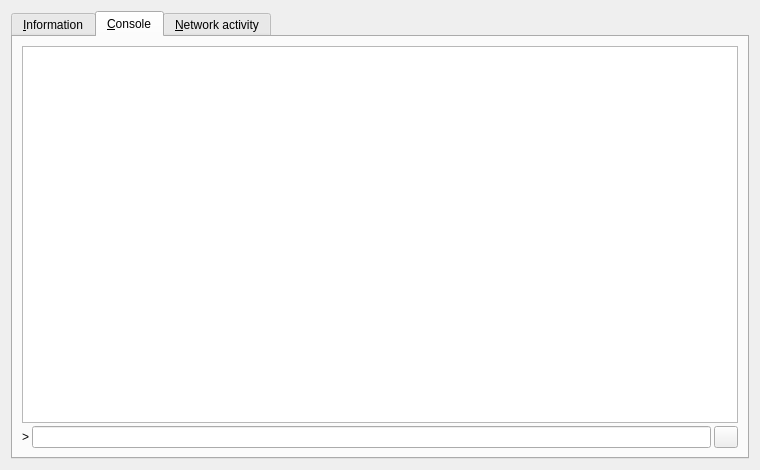
<?xml version="1.0" encoding="UTF-8"?>
<ui version="4.0">
 <class>RPCConsole</class>
 <widget class="QDialog" name="RPCConsole">
  <property name="geometry">
   <rect>
    <x>0</x>
    <y>0</y>
    <width>760</width>
    <height>470</height>
   </rect>
  </property>
  <property name="windowTitle">
   <string>Orbitcoin - RPC Console</string>
  </property>
  <layout class="QVBoxLayout" name="verticalLayout_2">
   <item>
    <widget class="QTabWidget" name="tabWidget">
     <property name="currentIndex">
      <number>1</number>
     </property>
     <widget class="QWidget" name="tab_info">
      <attribute name="title">
       <string>&amp;Information</string>
      </attribute>
      <layout class="QGridLayout" name="gridLayout" columnstretch="0,1">
       <property name="horizontalSpacing">
        <number>12</number>
       </property>
       <item row="0" column="0">
        <widget class="QLabel" name="label_9">
         <property name="font">
          <font>
           <weight>75</weight>
           <bold>true</bold>
          </font>
         </property>
         <property name="text">
          <string>Orbitcoin Core</string>
         </property>
        </widget>
       </item>
       <item row="1" column="0">
        <widget class="QLabel" name="label_5">
         <property name="text">
          <string>Client name</string>
         </property>
        </widget>
       </item>
       <item row="1" column="1">
        <widget class="QLabel" name="clientName">
         <property name="cursor">
          <cursorShape>IBeamCursor</cursorShape>
         </property>
         <property name="text">
          <string>N/A</string>
         </property>
         <property name="textFormat">
          <enum>Qt::PlainText</enum>
         </property>
         <property name="textInteractionFlags">
          <set>Qt::LinksAccessibleByMouse|Qt::TextSelectableByKeyboard|Qt::TextSelectableByMouse</set>
         </property>
        </widget>
       </item>
       <item row="2" column="0">
        <widget class="QLabel" name="label_6">
         <property name="text">
          <string>Client version</string>
         </property>
        </widget>
       </item>
       <item row="2" column="1">
        <widget class="QLabel" name="clientVersion">
         <property name="cursor">
          <cursorShape>IBeamCursor</cursorShape>
         </property>
         <property name="text">
          <string>N/A</string>
         </property>
         <property name="textFormat">
          <enum>Qt::PlainText</enum>
         </property>
         <property name="textInteractionFlags">
          <set>Qt::LinksAccessibleByMouse|Qt::TextSelectableByKeyboard|Qt::TextSelectableByMouse</set>
         </property>
        </widget>
       </item>
       <item row="3" column="0">
        <widget class="QLabel" name="label_14">
         <property name="text">
          <string>Using OpenSSL version</string>
         </property>
         <property name="indent">
          <number>10</number>
         </property>
        </widget>
       </item>
       <item row="3" column="1">
        <widget class="QLabel" name="openSSLVersion">
         <property name="cursor">
          <cursorShape>IBeamCursor</cursorShape>
         </property>
         <property name="text">
          <string>N/A</string>
         </property>
         <property name="textFormat">
          <enum>Qt::PlainText</enum>
         </property>
         <property name="textInteractionFlags">
          <set>Qt::LinksAccessibleByMouse|Qt::TextSelectableByKeyboard|Qt::TextSelectableByMouse</set>
         </property>
        </widget>
       </item>
       <item row="4" column="0">
        <widget class="QLabel" name="label_12">
         <property name="text">
          <string>Build date</string>
         </property>
        </widget>
       </item>
       <item row="4" column="1">
        <widget class="QLabel" name="buildDate">
         <property name="cursor">
          <cursorShape>IBeamCursor</cursorShape>
         </property>
         <property name="text">
          <string>N/A</string>
         </property>
         <property name="textFormat">
          <enum>Qt::PlainText</enum>
         </property>
         <property name="textInteractionFlags">
          <set>Qt::LinksAccessibleByMouse|Qt::TextSelectableByKeyboard|Qt::TextSelectableByMouse</set>
         </property>
        </widget>
       </item>
       <item row="5" column="0">
        <widget class="QLabel" name="label_13">
         <property name="text">
          <string>Startup time</string>
         </property>
        </widget>
       </item>
       <item row="5" column="1">
        <widget class="QLabel" name="startupTime">
         <property name="cursor">
          <cursorShape>IBeamCursor</cursorShape>
         </property>
         <property name="text">
          <string>N/A</string>
         </property>
         <property name="textFormat">
          <enum>Qt::PlainText</enum>
         </property>
         <property name="textInteractionFlags">
          <set>Qt::LinksAccessibleByMouse|Qt::TextSelectableByKeyboard|Qt::TextSelectableByMouse</set>
         </property>
        </widget>
       </item>
       <item row="6" column="0">
        <widget class="QLabel" name="label_11">
         <property name="font">
          <font>
           <weight>75</weight>
           <bold>true</bold>
          </font>
         </property>
         <property name="text">
          <string>Network</string>
         </property>
        </widget>
       </item>
       <item row="7" column="0">
        <widget class="QLabel" name="label_7">
         <property name="text">
          <string>Number of connections</string>
         </property>
        </widget>
       </item>
       <item row="7" column="1">
        <widget class="QLabel" name="numberOfConnections">
         <property name="cursor">
          <cursorShape>IBeamCursor</cursorShape>
         </property>
         <property name="text">
          <string>N/A</string>
         </property>
         <property name="textFormat">
          <enum>Qt::PlainText</enum>
         </property>
         <property name="textInteractionFlags">
          <set>Qt::LinksAccessibleByMouse|Qt::TextSelectableByKeyboard|Qt::TextSelectableByMouse</set>
         </property>
        </widget>
       </item>
       <item row="8" column="0">
        <widget class="QLabel" name="label_8">
         <property name="text">
          <string>On testnet</string>
         </property>
        </widget>
       </item>
       <item row="8" column="1">
        <widget class="QCheckBox" name="isTestNet">
         <property name="enabled">
          <bool>false</bool>
         </property>
         <property name="text">
          <string/>
         </property>
        </widget>
       </item>
       <item row="9" column="0">
        <widget class="QLabel" name="label_10">
         <property name="font">
          <font>
           <weight>75</weight>
           <bold>true</bold>
          </font>
         </property>
         <property name="text">
          <string>Block chain</string>
         </property>
        </widget>
       </item>
       <item row="10" column="0">
        <widget class="QLabel" name="label_3">
         <property name="text">
          <string>Current number of blocks</string>
         </property>
        </widget>
       </item>
       <item row="10" column="1">
        <widget class="QLabel" name="numberOfBlocks">
         <property name="cursor">
          <cursorShape>IBeamCursor</cursorShape>
         </property>
         <property name="text">
          <string>N/A</string>
         </property>
         <property name="textFormat">
          <enum>Qt::PlainText</enum>
         </property>
         <property name="textInteractionFlags">
          <set>Qt::LinksAccessibleByMouse|Qt::TextSelectableByKeyboard|Qt::TextSelectableByMouse</set>
         </property>
        </widget>
       </item>
       <item row="11" column="0">
        <widget class="QLabel" name="label_4">
         <property name="text">
          <string>Estimated total blocks</string>
         </property>
        </widget>
       </item>
       <item row="11" column="1">
        <widget class="QLabel" name="totalBlocks">
         <property name="cursor">
          <cursorShape>IBeamCursor</cursorShape>
         </property>
         <property name="text">
          <string>N/A</string>
         </property>
         <property name="textFormat">
          <enum>Qt::PlainText</enum>
         </property>
         <property name="textInteractionFlags">
          <set>Qt::LinksAccessibleByMouse|Qt::TextSelectableByKeyboard|Qt::TextSelectableByMouse</set>
         </property>
        </widget>
       </item>
       <item row="12" column="0">
        <widget class="QLabel" name="label_2">
         <property name="text">
          <string>Last block time</string>
         </property>
        </widget>
       </item>
       <item row="12" column="1">
        <widget class="QLabel" name="lastBlockTime">
         <property name="cursor">
          <cursorShape>IBeamCursor</cursorShape>
         </property>
         <property name="text">
          <string>N/A</string>
         </property>
         <property name="textFormat">
          <enum>Qt::PlainText</enum>
         </property>
         <property name="textInteractionFlags">
          <set>Qt::LinksAccessibleByMouse|Qt::TextSelectableByKeyboard|Qt::TextSelectableByMouse</set>
         </property>
        </widget>
       </item>
       <item row="13" column="0">
        <spacer name="verticalSpacer_2">
         <property name="orientation">
          <enum>Qt::Vertical</enum>
         </property>
         <property name="sizeHint" stdset="0">
          <size>
           <width>20</width>
           <height>20</height>
          </size>
         </property>
        </spacer>
       </item>
       <item row="14" column="0">
        <widget class="QLabel" name="labelDebugLogfile">
         <property name="font">
          <font>
           <weight>75</weight>
           <bold>true</bold>
          </font>
         </property>
         <property name="text">
          <string>Debug log file</string>
         </property>
        </widget>
       </item>
       <item row="15" column="0">
        <widget class="QPushButton" name="openDebugLogfileButton">
         <property name="toolTip">
          <string>Open the Orbitcoin debug log file from the current data directory. This can take a few seconds for large log files.</string>
         </property>
         <property name="text">
          <string>&amp;Open</string>
         </property>
         <property name="autoDefault">
          <bool>false</bool>
         </property>
        </widget>
       </item>
       <item row="16" column="0">
        <widget class="QLabel" name="labelCLOptions">
         <property name="font">
          <font>
           <weight>75</weight>
           <bold>true</bold>
          </font>
         </property>
         <property name="text">
          <string>Command-line options</string>
         </property>
        </widget>
       </item>
       <item row="17" column="0">
        <widget class="QPushButton" name="showCLOptionsButton">
         <property name="toolTip">
          <string>Show the Orbitcoin-Qt help message to get a list with possible Orbitcoin command-line options.</string>
         </property>
         <property name="text">
          <string>&amp;Show</string>
         </property>
         <property name="autoDefault">
          <bool>false</bool>
         </property>
        </widget>
       </item>
       <item row="18" column="0">
        <spacer name="verticalSpacer">
         <property name="orientation">
          <enum>Qt::Vertical</enum>
         </property>
         <property name="sizeHint" stdset="0">
          <size>
           <width>20</width>
           <height>40</height>
          </size>
         </property>
        </spacer>
       </item>
      </layout>
     </widget>
     <widget class="QWidget" name="tab_console">
      <attribute name="title">
       <string>&amp;Console</string>
      </attribute>
      <layout class="QVBoxLayout" name="verticalLayout_3">
       <property name="spacing">
        <number>3</number>
       </property>
       <item>
        <widget class="QTextEdit" name="messagesWidget">
         <property name="minimumSize">
          <size>
           <width>0</width>
           <height>100</height>
          </size>
         </property>
         <property name="readOnly">
          <bool>true</bool>
         </property>
         <property name="tabKeyNavigation" stdset="0">
          <bool>false</bool>
         </property>
         <property name="columnCount" stdset="0">
          <number>2</number>
         </property>
        </widget>
       </item>
       <item>
        <layout class="QHBoxLayout" name="horizontalLayout">
         <property name="spacing">
          <number>3</number>
         </property>
         <item>
          <widget class="QLabel" name="label">
           <property name="text">
            <string notr="true">&gt;</string>
           </property>
          </widget>
         </item>
         <item>
          <widget class="QLineEdit" name="lineEdit"/>
         </item>
         <item>
          <widget class="QPushButton" name="clearButton">
           <property name="maximumSize">
            <size>
             <width>24</width>
             <height>24</height>
            </size>
           </property>
           <property name="toolTip">
            <string>Clear console</string>
           </property>
           <property name="text">
            <string/>
           </property>
           <property name="icon">
            <iconset resource="../bitcoin.qrc">
             <normaloff>:/icons/remove</normaloff>:/icons/remove</iconset>
           </property>
           <property name="shortcut">
            <string notr="true">Ctrl+L</string>
           </property>
           <property name="autoDefault">
            <bool>false</bool>
           </property>
          </widget>
         </item>
        </layout>
       </item>
      </layout>
     </widget>
     <widget class="QWidget" name="tab_nettraffic">
      <attribute name="title">
       <string>&amp;Network activity</string>
      </attribute>
      <layout class="QHBoxLayout" name="horizontalLayout_3">
       <item>
        <layout class="QVBoxLayout" name="verticalLayout_4">
         <item>
          <widget class="TrafficGraphWidget" name="trafficGraph" native="true">
           <property name="sizePolicy">
            <sizepolicy hsizetype="Expanding" vsizetype="Expanding">
             <horstretch>0</horstretch>
             <verstretch>0</verstretch>
            </sizepolicy>
           </property>
          </widget>
         </item>
         <item>
          <layout class="QHBoxLayout" name="horizontalLayout_2">
           <item>
            <widget class="Line" name="line">
             <property name="sizePolicy">
              <sizepolicy hsizetype="Fixed" vsizetype="Fixed">
               <horstretch>0</horstretch>
               <verstretch>0</verstretch>
              </sizepolicy>
             </property>
             <property name="minimumSize">
              <size>
               <width>10</width>
               <height>0</height>
              </size>
             </property>
             <property name="palette">
              <palette>
               <active>
                <colorrole role="Light">
                 <brush brushstyle="SolidPattern">
                  <color alpha="255">
                   <red>0</red>
                   <green>255</green>
                   <blue>0</blue>
                  </color>
                 </brush>
                </colorrole>
               </active>
               <inactive>
                <colorrole role="Light">
                 <brush brushstyle="SolidPattern">
                  <color alpha="255">
                   <red>0</red>
                   <green>255</green>
                   <blue>0</blue>
                  </color>
                 </brush>
                </colorrole>
               </inactive>
               <disabled>
                <colorrole role="Light">
                 <brush brushstyle="SolidPattern">
                  <color alpha="255">
                   <red>0</red>
                   <green>255</green>
                   <blue>0</blue>
                  </color>
                 </brush>
                </colorrole>
               </disabled>
              </palette>
             </property>
             <property name="orientation">
              <enum>Qt::Horizontal</enum>
             </property>
            </widget>
           </item>
           <item>
            <widget class="QLabel" name="label_16">
             <property name="text">
              <string>Received:</string>
             </property>
            </widget>
           </item>
           <item>
            <widget class="QLabel" name="lblBytesRx">
             <property name="minimumSize">
              <size>
               <width>60</width>
               <height>0</height>
              </size>
             </property>
             <property name="alignment">
              <set>Qt::AlignLeading|Qt::AlignLeft|Qt::AlignVCenter</set>
             </property>
            </widget>
           </item>
           <item>
            <widget class="Line" name="line_2">
             <property name="sizePolicy">
              <sizepolicy hsizetype="Fixed" vsizetype="Fixed">
               <horstretch>0</horstretch>
               <verstretch>0</verstretch>
              </sizepolicy>
             </property>
             <property name="minimumSize">
              <size>
               <width>10</width>
               <height>0</height>
              </size>
             </property>
             <property name="palette">
              <palette>
               <active>
                <colorrole role="Light">
                 <brush brushstyle="SolidPattern">
                  <color alpha="255">
                   <red>255</red>
                   <green>0</green>
                   <blue>0</blue>
                  </color>
                 </brush>
                </colorrole>
               </active>
               <inactive>
                <colorrole role="Light">
                 <brush brushstyle="SolidPattern">
                  <color alpha="255">
                   <red>255</red>
                   <green>0</green>
                   <blue>0</blue>
                  </color>
                 </brush>
                </colorrole>
               </inactive>
               <disabled>
                <colorrole role="Light">
                 <brush brushstyle="SolidPattern">
                  <color alpha="255">
                   <red>255</red>
                   <green>0</green>
                   <blue>0</blue>
                  </color>
                 </brush>
                </colorrole>
               </disabled>
              </palette>
             </property>
             <property name="orientation">
              <enum>Qt::Horizontal</enum>
             </property>
            </widget>
           </item>
           <item>
            <widget class="QLabel" name="label_17">
             <property name="text">
              <string>Transmitted:</string>
             </property>
            </widget>
           </item>
           <item>
            <widget class="QLabel" name="lblBytesTx">
             <property name="minimumSize">
              <size>
               <width>60</width>
               <height>0</height>
              </size>
             </property>
             <property name="alignment">
              <set>Qt::AlignLeading|Qt::AlignLeft|Qt::AlignVCenter</set>
             </property>
            </widget>
           </item>
           <item>
            <widget class="QSlider" name="sldGraphRange">
             <property name="minimum">
              <number>1</number>
             </property>
             <property name="maximum">
              <number>288</number>
             </property>
             <property name="pageStep">
              <number>12</number>
             </property>
             <property name="value">
              <number>6</number>
             </property>
             <property name="orientation">
              <enum>Qt::Horizontal</enum>
             </property>
            </widget>
           </item>
           <item>
            <widget class="QLabel" name="lblGraphRange">
             <property name="minimumSize">
              <size>
               <width>70</width>
               <height>0</height>
              </size>
             </property>
             <property name="alignment">
              <set>Qt::AlignCenter</set>
             </property>
            </widget>
           </item>
           <item>
            <widget class="QPushButton" name="btnClearTrafficGraph">
             <property name="text">
              <string>&amp;Clear</string>
             </property>
            </widget>
           </item>
          </layout>
         </item>
        </layout>
       </item>
      </layout>
     </widget>
    </widget>
   </item>
  </layout>
 </widget>
 <customwidgets>
  <customwidget>
   <class>TrafficGraphWidget</class>
   <extends>QWidget</extends>
   <header>trafficgraphwidget.h</header>
   <container>1</container>
   <slots>
    <slot>clear()</slot>
   </slots>
  </customwidget>
 </customwidgets>
 <resources>
  <include location="../bitcoin.qrc"/>
 </resources>
 <connections/>
</ui>
